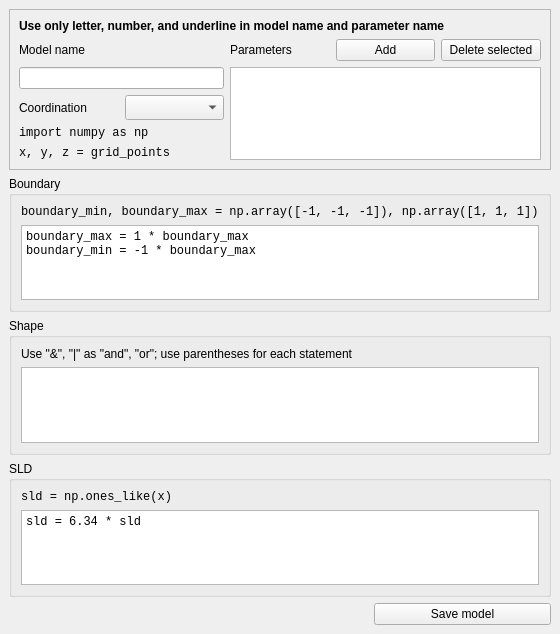
<?xml version="1.0" encoding="UTF-8"?>
<ui version="4.0">
 <class>mathModelGenerationWindow</class>
 <widget class="QMainWindow" name="mathModelGenerationWindow">
  <property name="geometry">
   <rect>
    <x>0</x>
    <y>0</y>
    <width>542</width>
    <height>634</height>
   </rect>
  </property>
  <property name="windowTitle">
   <string>Math model generation</string>
  </property>
  <widget class="QWidget" name="centralwidget">
   <layout class="QGridLayout" name="gridLayout_2">
    <item row="4" column="0" rowspan="2" colspan="3">
     <widget class="QGroupBox" name="groupBox_3">
      <property name="title">
       <string>SLD</string>
      </property>
      <layout class="QVBoxLayout" name="verticalLayout_3">
       <item>
        <widget class="QLabel" name="label_12">
         <property name="font">
          <font>
           <family>Consolas</family>
          </font>
         </property>
         <property name="text">
          <string>sld = np.ones_like(x)</string>
         </property>
        </widget>
       </item>
       <item>
        <widget class="QTextEdit" name="textEdit_sld">
         <property name="minimumSize">
          <size>
           <width>0</width>
           <height>75</height>
          </size>
         </property>
         <property name="font">
          <font>
           <family>Consolas</family>
          </font>
         </property>
         <property name="html">
          <string>&lt;!DOCTYPE HTML PUBLIC &quot;-//W3C//DTD HTML 4.0//EN&quot; &quot;http://www.w3.org/TR/REC-html40/strict.dtd&quot;&gt;
&lt;html&gt;&lt;head&gt;&lt;meta name=&quot;qrichtext&quot; content=&quot;1&quot; /&gt;&lt;style type=&quot;text/css&quot;&gt;
p, li { white-space: pre-wrap; }
&lt;/style&gt;&lt;/head&gt;&lt;body style=&quot; font-family:'Consolas'; font-size:9pt; font-weight:400; font-style:normal;&quot;&gt;
&lt;p style=&quot; margin-top:0px; margin-bottom:0px; margin-left:0px; margin-right:0px; -qt-block-indent:0; text-indent:0px;&quot;&gt;sld = 6.34 * sld&lt;/p&gt;&lt;/body&gt;&lt;/html&gt;</string>
         </property>
        </widget>
       </item>
      </layout>
     </widget>
    </item>
    <item row="0" column="0" colspan="3">
     <widget class="QFrame" name="frame">
      <property name="frameShape">
       <enum>QFrame::StyledPanel</enum>
      </property>
      <property name="frameShadow">
       <enum>QFrame::Raised</enum>
      </property>
      <layout class="QGridLayout" name="gridLayout">
       <item row="3" column="0" colspan="2">
        <widget class="QLineEdit" name="lineEdit_modelName"/>
       </item>
       <item row="3" column="2" rowspan="4" colspan="3">
        <widget class="QTableView" name="tableView_params"/>
       </item>
       <item row="1" column="3">
        <widget class="QPushButton" name="pushButton_addParam">
         <property name="text">
          <string>Add</string>
         </property>
        </widget>
       </item>
       <item row="1" column="4">
        <widget class="QPushButton" name="pushButton_deleteParam">
         <property name="text">
          <string>Delete selected</string>
         </property>
        </widget>
       </item>
       <item row="1" column="0">
        <widget class="QLabel" name="label">
         <property name="font">
          <font>
           <weight>50</weight>
           <bold>false</bold>
          </font>
         </property>
         <property name="text">
          <string>Model name</string>
         </property>
        </widget>
       </item>
       <item row="1" column="2">
        <widget class="QLabel" name="label_2">
         <property name="text">
          <string>Parameters</string>
         </property>
        </widget>
       </item>
       <item row="4" column="1">
        <widget class="QComboBox" name="comboBox_coord">
         <property name="font">
          <font>
           <family>3ds</family>
          </font>
         </property>
        </widget>
       </item>
       <item row="4" column="0">
        <widget class="QLabel" name="label_3">
         <property name="text">
          <string>Coordination</string>
         </property>
        </widget>
       </item>
       <item row="0" column="0" colspan="5">
        <widget class="QLabel" name="label_5">
         <property name="font">
          <font>
           <weight>75</weight>
           <bold>true</bold>
          </font>
         </property>
         <property name="text">
          <string>Use only letter, number, and underline in model name and parameter name</string>
         </property>
        </widget>
       </item>
       <item row="6" column="0" colspan="2">
        <widget class="QLabel" name="label_grid2xyz">
         <property name="font">
          <font>
           <family>Consolas</family>
          </font>
         </property>
         <property name="text">
          <string>x, y, z = grid_points</string>
         </property>
        </widget>
       </item>
       <item row="5" column="0" colspan="2">
        <widget class="QLabel" name="label_4">
         <property name="font">
          <font>
           <family>Consolas</family>
          </font>
         </property>
         <property name="text">
          <string>import numpy as np</string>
         </property>
        </widget>
       </item>
      </layout>
     </widget>
    </item>
    <item row="3" column="0" colspan="3">
     <widget class="QGroupBox" name="groupBox">
      <property name="title">
       <string>Shape</string>
      </property>
      <layout class="QVBoxLayout" name="verticalLayout">
       <item>
        <widget class="QLabel" name="label_6">
         <property name="text">
          <string>Use &quot;&amp;&quot;, &quot;|&quot; as &quot;and&quot;, &quot;or&quot;; use parentheses for each statement</string>
         </property>
        </widget>
       </item>
       <item>
        <widget class="QTextEdit" name="textEdit_shape">
         <property name="minimumSize">
          <size>
           <width>0</width>
           <height>75</height>
          </size>
         </property>
         <property name="font">
          <font>
           <family>Consolas</family>
          </font>
         </property>
        </widget>
       </item>
      </layout>
     </widget>
    </item>
    <item row="2" column="0" colspan="3">
     <widget class="QGroupBox" name="groupBox_2">
      <property name="title">
       <string>Boundary</string>
      </property>
      <layout class="QVBoxLayout" name="verticalLayout_2">
       <item>
        <widget class="QLabel" name="label_11">
         <property name="font">
          <font>
           <family>Consolas</family>
          </font>
         </property>
         <property name="text">
          <string>boundary_min, boundary_max = np.array([-1, -1, -1]), np.array([1, 1, 1])</string>
         </property>
        </widget>
       </item>
       <item>
        <widget class="QTextEdit" name="textEdit_boundary">
         <property name="minimumSize">
          <size>
           <width>200</width>
           <height>75</height>
          </size>
         </property>
         <property name="font">
          <font>
           <family>Consolas</family>
          </font>
         </property>
         <property name="html">
          <string>&lt;!DOCTYPE HTML PUBLIC &quot;-//W3C//DTD HTML 4.0//EN&quot; &quot;http://www.w3.org/TR/REC-html40/strict.dtd&quot;&gt;
&lt;html&gt;&lt;head&gt;&lt;meta name=&quot;qrichtext&quot; content=&quot;1&quot; /&gt;&lt;style type=&quot;text/css&quot;&gt;
p, li { white-space: pre-wrap; }
&lt;/style&gt;&lt;/head&gt;&lt;body style=&quot; font-family:'Consolas'; font-size:9pt; font-weight:400; font-style:normal;&quot;&gt;
&lt;p style=&quot; margin-top:0px; margin-bottom:0px; margin-left:0px; margin-right:0px; -qt-block-indent:0; text-indent:0px;&quot;&gt;boundary_max = 1 * boundary_max&lt;/p&gt;
&lt;p style=&quot; margin-top:0px; margin-bottom:0px; margin-left:0px; margin-right:0px; -qt-block-indent:0; text-indent:0px;&quot;&gt;boundary_min = -1 * boundary_max&lt;/p&gt;&lt;/body&gt;&lt;/html&gt;</string>
         </property>
        </widget>
       </item>
      </layout>
     </widget>
    </item>
    <item row="6" column="2">
     <widget class="QPushButton" name="pushButton_saveModel">
      <property name="text">
       <string>Save model</string>
      </property>
     </widget>
    </item>
   </layout>
  </widget>
 </widget>
 <resources/>
 <connections/>
</ui>
